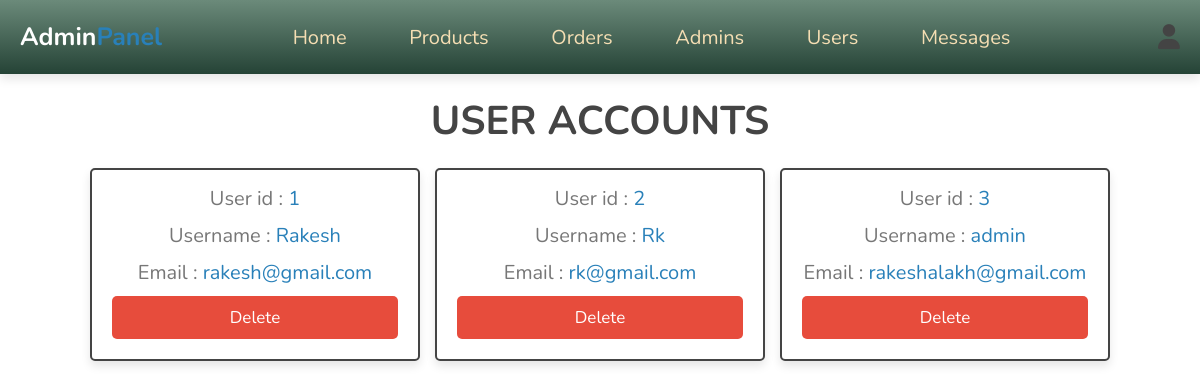
Screenshot of /admin/users_accounts.php (signed in) with the database file from the repository.
### tables this page shows
CREATE TABLE `users` (
  `id` int(100) NOT NULL,
  `name` varchar(20) NOT NULL,
  `email` varchar(50) NOT NULL,
  `password` varchar(50) NOT NULL
);

### admin/users_accounts.php (the view, shortened to what this page needs)
<?php
include '../components/connect.php';
?>
<!DOCTYPE html>
<html lang="en">
<head>
   <link rel="stylesheet" href="https://cdnjs.cloudflare.com/ajax/libs/font-awesome/6.1.1/css/all.min.css">
   <link rel="stylesheet" href="../css/admin_style.css">
</head>
<body>
<?php include '../components/admin_header.php'; ?>
<section class="accounts">
   <h1 class="heading">User accounts</h1>
   <div class="box-container">
   <?php
      $select_accounts = $conn->prepare("SELECT * FROM `users`");
      $select_accounts->execute();
      if($select_accounts->rowCount() > 0){
         while($fetch_accounts = $select_accounts->fetch(PDO::FETCH_ASSOC)){
   ?>
   <div class="box">
      <p> User id : <span><?= $fetch_accounts['id']; ?></span> </p>
      <p> Username : <span><?= $fetch_accounts['name']; ?></span> </p>
      <p> Email : <span><?= $fetch_accounts['email']; ?></span> </p>
      <a href="users_accounts.php?delete=<?= $fetch_accounts['id']; ?>" onclick="return confirm('delete this account? the user related information will also be delete!')" class="delete-btn">delete</a>
   </div>
   <?php
         }
      }else{
         echo '<p class="empty">no accounts available!</p>';
      }
   ?>
   </div>
</section>
</body>
</html>

### css/admin_style.css (style rules this page uses)
:root { --main-color:#2980b9; --orange:#f39c12; --red:#e74c3c; --black:#444; --white:#fff; --light-color:#777; --light-bg:#f5f5f5; --border:.2rem solid var(--black); --box-shadow:0 .5rem 1rem rgba(0,0,0,.1); }
* { font-family: 'Nunito', sans-serif; margin:0; padding:0; box-sizing: border-box; outline: none; border:none; text-decoration: none; }
html { font-size: 62.5%; overflow-x: hidden; }
body { background-color: var(--light-bg); background: url(../images/gr.png) no-repeat; }
section { padding:2rem; max-width: 1200px; margin:0 auto; }
.heading { font-size: 4rem; color:var(--black); margin-bottom: 2rem; text-align: center; text-transform: uppercase; }
.btn, .delete-btn, .option-btn { display: block; width: 100%; margin-top: 1rem; border-radius: .5rem; padding:1rem 3rem; font-size: 1.7rem; text-transform: capitalize; color:var(--white); cursor: pointer; text-align: center; }
.delete-btn { background-color: var(--red); }
.accounts .box-container { display: grid; grid-template-columns: repeat(auto-fit, 33rem); gap:1.5rem; align-items: flex-start; justify-content: center; }
.accounts .box-container .box { padding:2rem; padding-top: .5rem; border-radius: .5rem; text-align: center; border:var(--border); background-color: var(--white); box-shadow: var(--box-shadow); }
.accounts .box-container .box p { font-size: 2rem; color:var(--light-color); margin: 1rem 0; }
.accounts .box-container .box p span { color:var(--main-color); }

### rows the page displays
users: id "1", name "Rakesh", email "rakesh@gmail.com"
users: id "2", name "Rk", email "rk@gmail.com"
users: id "3", name "admin", email "rakeshalakh@gmail.com"
